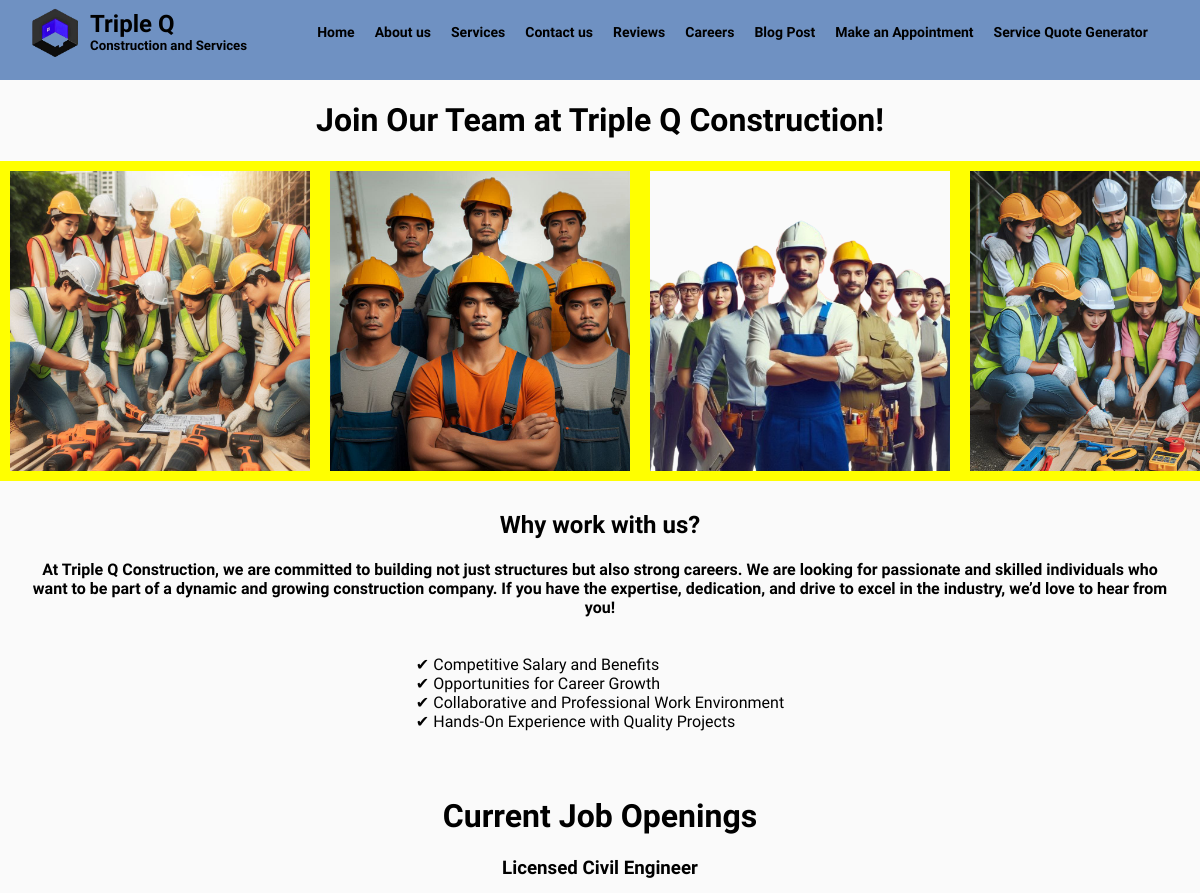
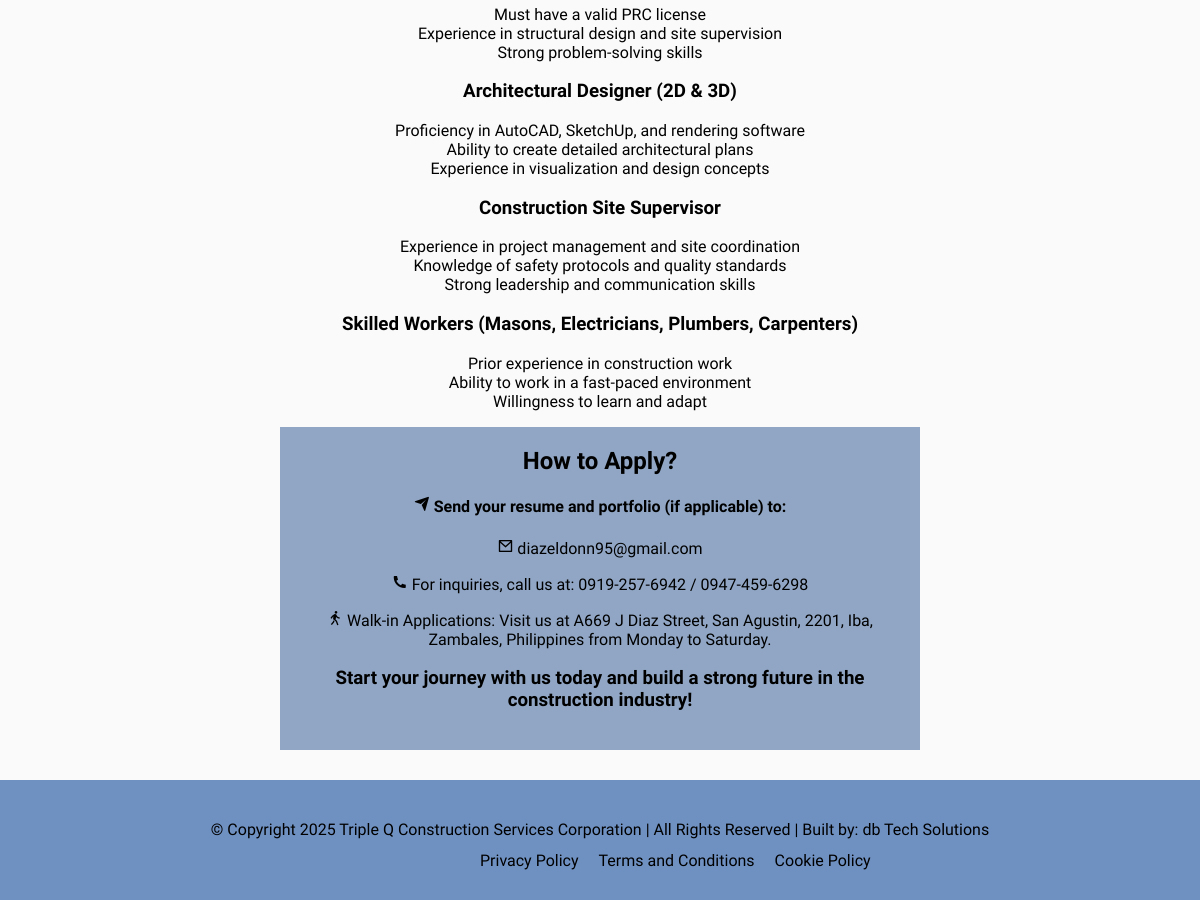
Page /careers on the committed database (2 pictures, top to bottom).
### tables this page shows
CREATE TABLE careers (
    id INTEGER PRIMARY KEY AUTOINCREMENT,
    position TEXT NOT NULL,
    requirements TEXT NOT NULL,
    created_at TIMESTAMP DEFAULT CURRENT_TIMESTAMP
);

### app.py (the view)
@app.route("/careers")
def careers():
    careers = db.execute("SELECT * FROM careers")
    return render_template("careers.html", careers=careers)

### templates/careers.html (shortened to what this page needs)
{% extends "layout.html" %}
{% block stylesheet %}
    <link rel="stylesheet" href="/static/styles/careers.css">
{% endblock %}
{% block main %}
    <h1>Join Our Team at Triple Q Construction!</h1>
    <div class="team-images-container">
        <img class="team-image" src="/static/images/team1.png" alt="">
        <img class="team-image" src="/static/images/team2.png" alt="">
        <img class="team-image" src="/static/images/team3.png" alt="">
        <img class="team-image" src="/static/images/team4.png" alt="">
    </div>
    <div class="team-text-container">
        <h2>Why work with us?</h2>
        <h4>At Triple Q Construction, we are committed to building not just structures but also strong careers. We are looking for passionate and skilled individuals who want to be part of a dynamic and growing construction company. If you have the expertise, dedication, and drive to excel in the industry, we’d love to hear from you!</h4>
        <p>
            ✔ Competitive Salary and Benefits <br>
            ✔ Opportunities for Career Growth<br>
            ✔ Collaborative and Professional Work Environment<br>
            ✔ Hands-On Experience with Quality Projects<br>
        </p>
    </div>
    <div class="job-openings-container">
        <h1>Current Job Openings</h1>
        {% for job in careers %}
            <h3>{{ job.position }}</h3>
            <p>{{ job.requirements | safe }}</p>
        {% endfor %}
    </div>
    <div class="howtoapply-container">
        <h2>How to Apply?</h2>
        <h4><i class="ri-send-plane-fill"></i> Send your resume and portfolio (if applicable) to:</h4>
        <p><i class="ri-mail-line"></i> diazeldonn95@gmail.com</p>
        <p><i class="ri-phone-fill"></i> For inquiries, call us at: 0919-257-6942 / 0947-459-6298</p>
        <p><i class="ri-walk-fill"></i> Walk-in Applications: Visit us at A669 J Diaz Street, San Agustin, 2201, Iba, Zambales, Philippines from Monday to Saturday.</p>
        <h3>Start your journey with us today and build a strong future in the construction industry!</h3>
    </div>
{% endblock %}

### templates/layout.html (shortened to what this page needs)
<!DOCTYPE html>
<html lang="en">
    <head>
        <link rel="stylesheet" href="/static/styles/general.css">
        {% block stylesheet %}
        {% endblock %}
        <link href="https://cdn.jsdelivr.net/npm/remixicon@2.5.0/fonts/remixicon.css" rel="stylesheet">
    </head>
    <body>
        <div class="header">
            <div class="company-logo">
                <img class="logo" src="/static/images/logo.png" alt="">
                <div class="company-name-container">
                    <h2>Triple Q</h2>
                    <h5>Construction and Services</h5>
                </div>
                <div class="header-links">
                    <h4><a class="icon-link" href="/">Home</a></h4>
                    <h4><a class="icon-link" href="/aboutus">About us</a></h4>
                    <h4><a class="icon-link" href="/services">Services</a></h4>
                    <h4><a class="icon-link" href="/contactus">Contact us</a></h4>
                    <h4><a class="icon-link" href="/reviews">Reviews</a></h4>
                    <h4><a class="icon-link" href="/careers">Careers</a></h4>
                    <h4><a class="icon-link" href="/blogpost">Blog Post</a></h4>
                    <h4><a class="icon-link" href="/appointment">Make an Appointment</a></h4>
                    <h4><a class="icon-link" href="/quotation">Service Quote Generator</a></h4>
                </div>
            </div>
        </div>
        <div class="body-container">
            {% block main %}
            {% endblock %}
        </div>
        <footer>
            © Copyright 2025 Triple Q Construction Services Corporation | All Rights Reserved | Built by: db Tech Solutions
            <div class="footer-link">
                <a class="icon-link" href="/privacypolicy">Privacy Policy</a>
                <a class="icon-link" href="/termsandconditions">Terms and Conditions</a>
                <a class="icon-link" href="/cookiepolicy">Cookie Policy</a>
            </div>
        </footer>
    </body>
</html>

### static/styles/general.css (style rules this page uses)
html, body { margin: 0; padding: 0; overflow-x: hidden; min-height: 100vh; display: flex; flex-direction: column; }
body { background-color: rgba(245, 245, 245, 0.49); }
body, h2, h5 { margin: 0; padding: 0; font-family: "Arima"; }
body { position: relative; min-height: 100vh; }
.icon-link { color: black; text-decoration: none; }
.header { background-color: #6F91C2; width: 100%; height: 80px; }
.logo { width: 50px; height: 50px; }
.company-logo { display: flex; align-items: center; padding-top: 5px; margin-left: 30px; flex-wrap: nowrap; overflow-x: auto; }
.company-name-container { display: flex; flex-direction: column; margin: 0; margin-left: 10px; }
.header-links { display: flex; align-items: center; margin-left: 170px; }
.header-links h4 { margin-left: 20px; white-space: nowrap; }
@media (max-width: 1200px) { .header-links { margin-left: 50px; overflow-x: auto; } }
@media (max-width: 1200px) { .header-links h4 { font-size: 14px; } }
footer { width: 100%; height: 80px; background-color: #6F91C2; text-align: center; padding-top: 40px; margin-top: auto; position: relative; }
.footer-link { display: flex; gap: 20px; position: absolute; bottom: 10px; left: 40%; margin-bottom: 20px; }
.body-container { flex: 1; position: relative; display: flex; flex-direction: column; }

### static/styles/careers.css (style rules this page uses)
.body-container h1 { text-align: center; display: flex; flex-direction: column; }
.team-images-container { display: flex; }
.team-image { flex: 1; height: 300px; object-fit: cover; object-position: top; border: 10px solid yellow; }
.team-text-container { display: flex; flex-direction: column; justify-content: center; align-items: center; padding: 30px; }
.team-text-container h4 { text-align: center; }
.job-openings-container, .howtoapply-container { text-align: center; }
.howtoapply-container { background-color: #90a6c4; padding: 20px; text-align: center; width: 600px; margin: auto; margin-bottom: 30px; }
.team-text-container, .job-openings-container, .howtoapply-container { animation: fadeInScale 1s ease-in-out; }
.team-text-container { animation: fadeInScale 1s ease-in-out; animation-delay: 0.3s; }
.job-openings-container { animation: fadeInScale 1s ease-in-out; animation-delay: 0.6s; }
.howtoapply-container { animation: fadeInScale 1s ease-in-out; animation-delay: 0.9s; }
.team-text-container, .job-openings-container, .howtoapply-container { opacity: 0; animation-fill-mode: forwards; }

### rows in the picture
careers: position "Licensed Civil Engineer", requirements "Must have a valid PRC license Experience in structural design and site supervision Strong problem-solving skills"
careers: position "Architectural Designer (2D & 3D)", requirements "Proficiency in AutoCAD, SketchUp, and rendering software Ability to create detailed architectural plans Experience in visualization and design concepts"
careers: position "Construction Site Supervisor", requirements "Experience in project management and site coordination Knowledge of safety protocols and quality standards Strong leadership and communication skills"
careers: position "Skilled Workers (Masons, Electricians, Plumbers, Carpenters)", requirements "Prior experience in construction work Ability to work in a fast-paced environment Willingness to learn and adapt"
